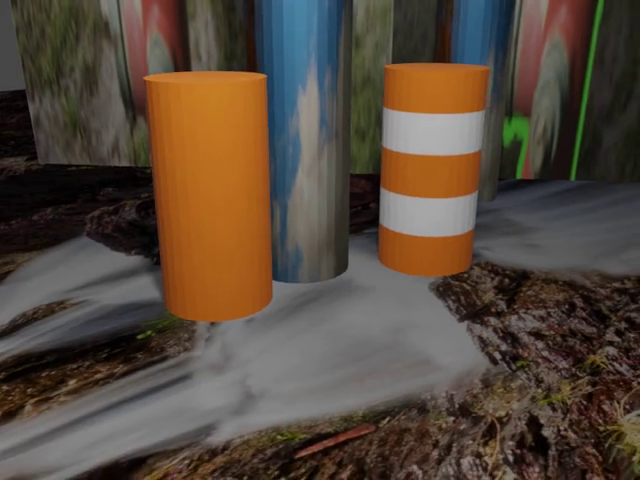
#> input picture frame 10 of openCVPython/Resources/BarrelVideo.mp4, 640 x 480 px
$ python barrelRec.py
#> lines starting #> are read from the running program, lines starting #| are printed output that depends on the picture; after the words box and inside, x2 and y2 are one past the last pixel; in counts of white or black regions, pixels touching at a corner belong together
import argparse
from cmath import rect

import numpy as np
import cv2 as cv


# [148 lines of commented-out code are left out]

while True:
    cap = cv.VideoCapture("Resources/BarrelVideo.mp4")

    if not cap.isOpened():
        print("Cannot open video")
        exit()
    while True:
        ret, frame = cap.read()
#> frame is the input picture: shape (480, 640, 3); mean B, G, R 60.1, 72.5, 86.1
        if not ret:
            break
        cv.imshow('frame', frame)

        frame_HSV = cv.cvtColor(frame, cv.COLOR_BGR2HSV)
#> frame_HSV: shape (480, 640, 3); mean H, S, V 32.6, 90, 89.7
        low_H = 0
        high_H = 20

        low_S = 172
        high_S= 255

        low_V = 59
        high_V=202
        frame_thresholdHSV = cv.inRange(frame_HSV, (low_H, low_S, low_V), (high_H, high_S, high_V))
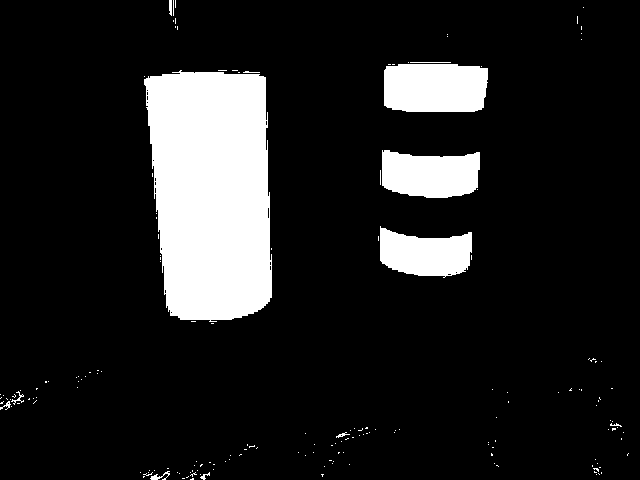
#> frame_thresholdHSV: shape (480, 640); 13.1% white; 176 white regions (163 under 20 px), largest, box (x1, y1, x2, y2) and area: (144, 70, 272, 322) 27500, (384, 64, 488, 112) 4717, (382, 150, 480, 198) 3881

        cv.imshow("HSVFilter", frame_thresholdHSV)

        smootherFrame = cv.medianBlur(frame_thresholdHSV, 5)
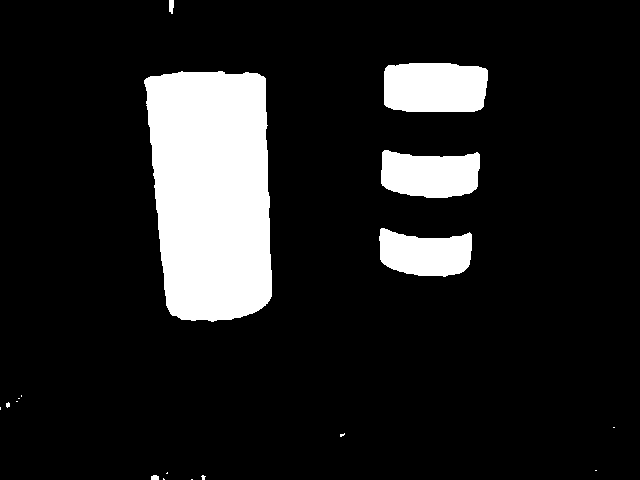
#> smootherFrame: shape (480, 640); 12.9% white; 18 white regions (12 under 20 px), largest, box (x1, y1, x2, y2) and area: (144, 71, 272, 322) 27542, (384, 63, 488, 112) 4760, (381, 150, 480, 198) 3889, (379, 228, 472, 277) 3428, (169, 0, 174, 14) 60, (151, 475, 159, 480) 36
        imgResult = cv.bitwise_and(frame, frame, mask=smootherFrame)
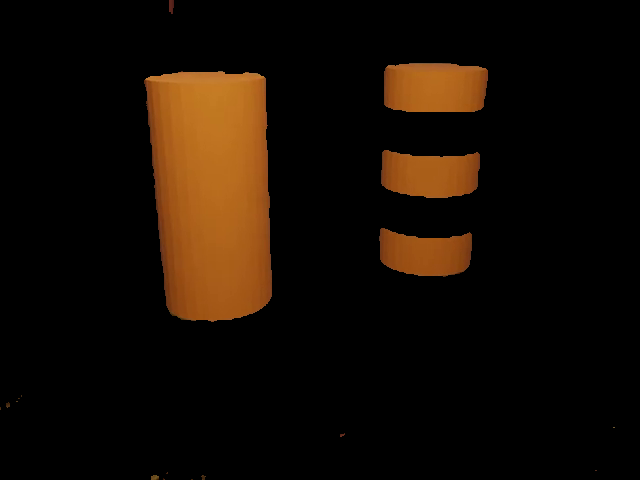
#> imgResult: shape (480, 640, 3); mean B, G, R 3.5, 12, 21.5

        cv.imshow("Smooth + ReColor", imgResult)

        low_b = 2
        high_b = 255
        low_g = 0
        high_g = 255
        low_r = 0
        high_r = 206

        frame_thresholdRGB = cv.inRange(imgResult, (low_b, low_g, low_r), (high_b, high_g, high_r))
#> frame_thresholdRGB: shape (480, 640); 12.9% white; 18 white regions (12 under 20 px), largest, box (x1, y1, x2, y2) and area: (144, 71, 272, 322) 27542, (384, 63, 488, 112) 4760, (381, 150, 480, 198) 3889, (379, 228, 472, 277) 3427, (169, 0, 174, 14) 60, (151, 475, 159, 480) 34

        erSize = 2;
        element = cv.getStructuringElement(cv.MORPH_ELLIPSE, (2 * erSize + 1, 2 * erSize + 1),(erSize, erSize))

        eroded = cv.erode(frame_thresholdRGB, element )
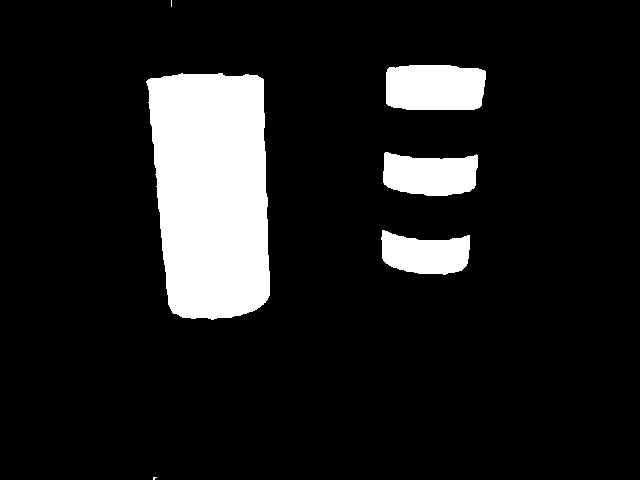
#> eroded: shape (480, 640); 11.9% white; 6 white regions (2 under 20 px), largest, box (x1, y1, x2, y2) and area: (146, 73, 270, 320) 26134, (386, 65, 486, 110) 4207, (383, 152, 478, 196) 3367, (381, 230, 470, 275) 2933
        cv.imshow("Cleaning", eroded)

        # greenFilter = cv.cvtColor(imgResult, cv.COLOR_BGR2)

        smoothFrame2 = cv.medianBlur(eroded, 3)
#> smoothFrame2: shape (480, 640); 11.9% white; 5 white regions (1 under 20 px)
        allEffectFinal = cv.bitwise_and(frame, frame, mask=smoothFrame2)

        cv.imshow("Final ", allEffectFinal)

        grayFilter = cv.cvtColor(allEffectFinal, cv.COLOR_BGR2GRAY)
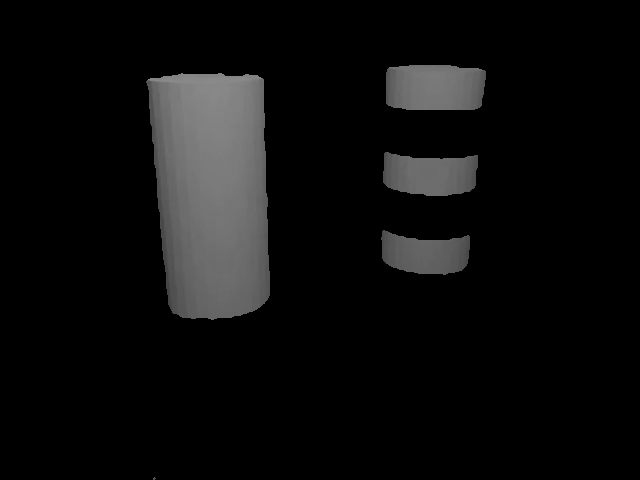
#> grayFilter: shape (480, 640); min 0, max 141, mean 13
        cv.imshow("Grey Step", grayFilter)
        grayVals = np.float32(grayFilter)
        # [21 lines of commented-out code are left out]

        ret, binary = cv.threshold(grayFilter, 20, 255,
                                    cv.THRESH_BINARY)
        # Display the binary image
        cv.imshow('Binary image', binary)


        # Find the contours on the inverted binary image, and store them in a list
        # Contours are drawn around white blobs.
        # hierarchy variable contains info on the relationship between the contours
        contours, hierarchy = cv.findContours(binary,cv.RETR_TREE,cv.CHAIN_APPROX_SIMPLE)
#> contours = 5 contours, 1 with area under 20; largest, box (x1, y1, x2, y2) and area: (146, 73, 270, 320) 25797, (386, 65, 486, 110) 4076, (383, 152, 478, 196) 3242, (381, 230, 470, 275) 2816

        # Draw the contours (in red) on the original image and display the result
        # Input color code is in BGR (blue, green, red) format
        # -1 means to draw all contours
        with_contours = cv.drawContours(frame, contours, -1, (255, 0, 255), 3)
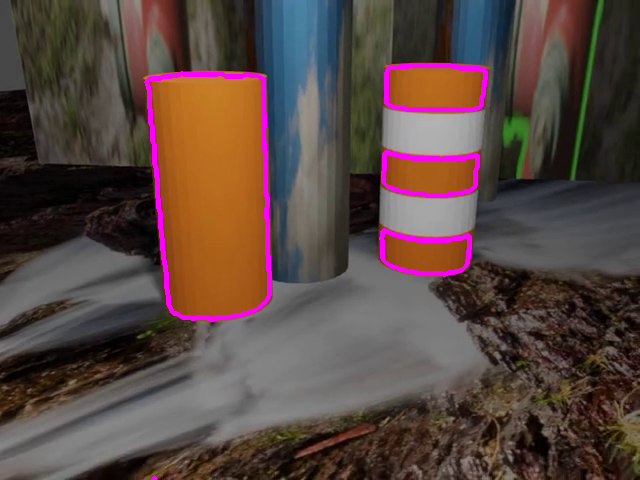
#> with_contours: shape (480, 640, 3); mean B, G, R 65.3, 70.7, 88.6
        cv.imshow('Detected contours', with_contours)

        # Show the total number of contours that were detected
        print('Total number of contours detected: ' + str(len(contours)))
#| Total number of contours detected: 5


        # x is the starting x coordinate of the bounding box
        # y is the starting y coordinate of the bounding box
        # w is the width of the bounding box
        # h is the height of the bounding box
        # Draw a bounding box around all contours
        for i in range(0,len(contours)):
            rect = cv.minAreaRect(contours[i])
            print("area: " + str(cv.contourArea(contours[i])))
            if  cv.contourArea(contours[i]) < 10 and cv.contourArea(contours[i]) >0 :
                box = cv.boxPoints(rect)
                box = np.int0(box)

                cv.drawContours(frame, [box], 0, (0, 255,0 ), 2)
#> (the run stopped early here; a loop or call above may not have finished)

$ run again, starting later in the video
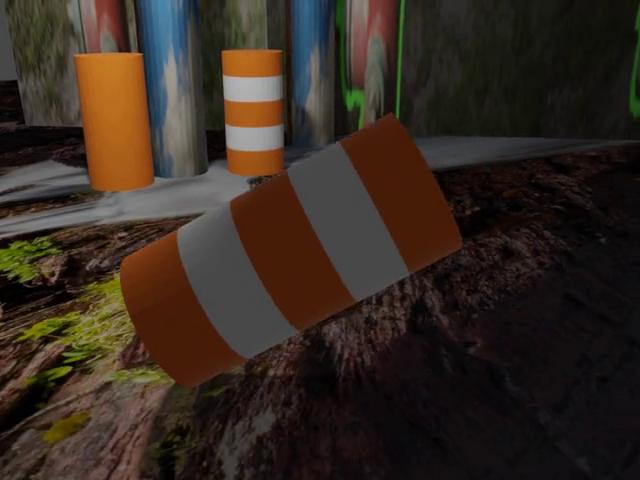
#> input picture frame 45 of openCVPython/Resources/BarrelVideo.mp4, 640 x 480 px
#> frame is the input picture: shape (480, 640, 3); mean B, G, R 33.1, 41.9, 53.4
#> frame_HSV: shape (480, 640, 3); mean H, S, V 50.1, 103.7, 55.4
#> `frame_thresholdHSV = cv.inRange(frame_HSV, (low_H, low_S, low_V), (hig..`:
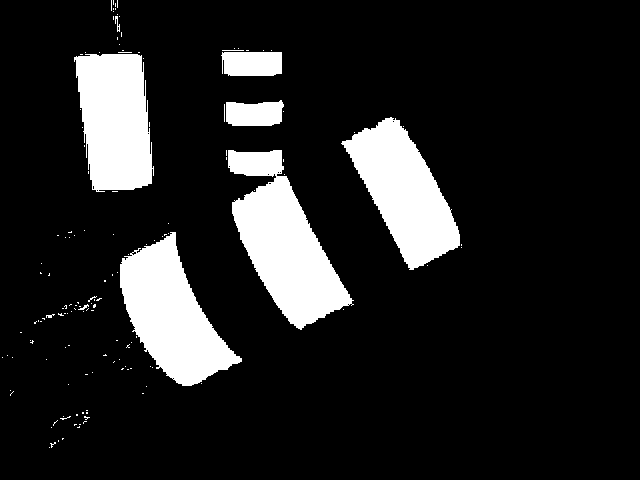
#> frame_thresholdHSV: shape (480, 640); 13.5% white; 144 white regions (134 under 20 px), largest, box (x1, y1, x2, y2) and area: (228, 150, 354, 330) 10910, (120, 232, 242, 386) 9613, (341, 117, 460, 270) 9110
#> smootherFrame: shape (480, 640); 13.4% white; 9 white regions (3 under 20 px), largest, box (x1, y1, x2, y2) and area: (227, 150, 352, 329) 10913, (120, 232, 242, 386) 9609, (342, 118, 460, 270) 9108, (74, 53, 153, 191) 8783, (222, 51, 282, 76) 1412, (225, 101, 284, 126) 1289
#> eroded: shape (480, 640); 11.9% white; 6 white regions, box (x1, y1, x2, y2) and area: (229, 152, 350, 327) 9756, (122, 235, 239, 384) 8589, (345, 120, 458, 268) 8253, (77, 55, 151, 189) 7995, (224, 53, 280, 74) 1107, (227, 103, 281, 124) 993
#> smoothFrame2: shape (480, 640); 11.9% white; 6 white regions
#> contours = 6 contours; box (x1, y1, x2, y2) and area: (229, 152, 350, 327) 9518, (122, 235, 239, 384) 8412, (345, 120, 458, 268) 8078, (77, 55, 151, 189) 7810, (224, 53, 280, 74) 1036, (227, 103, 281, 124) 924
#> `with_contours = cv.drawContours(frame, contours, -1, (255, 0, 255), 3)`:
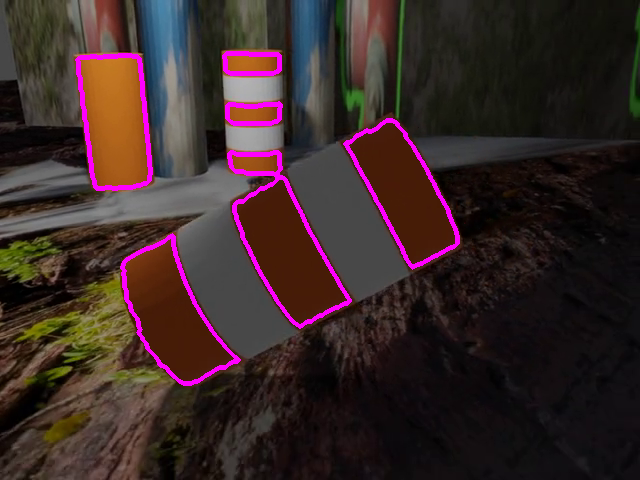
#> with_contours: shape (480, 640, 3); mean B, G, R 40.1, 40.3, 57.9
#| Total number of contours detected: 6
#> the loop `for i in range(0,len(contours)):` made 6 passes
#> rect on passes 1 to 6: ((171.7, 314.8), (75.85, 142.7), -27.85), ((278.5, 232.6), (69.68, 187.4), -25.62), ((404.1, 191), (60.35, 144), -27.94), ((253.5, 113.4), (53.27, 19.86), -1.15), ((114.4, 121.2), (62.99, 134.5), -5.71), ((251.5, 63), (20, 55), -90)
#> (printed output is left out)
